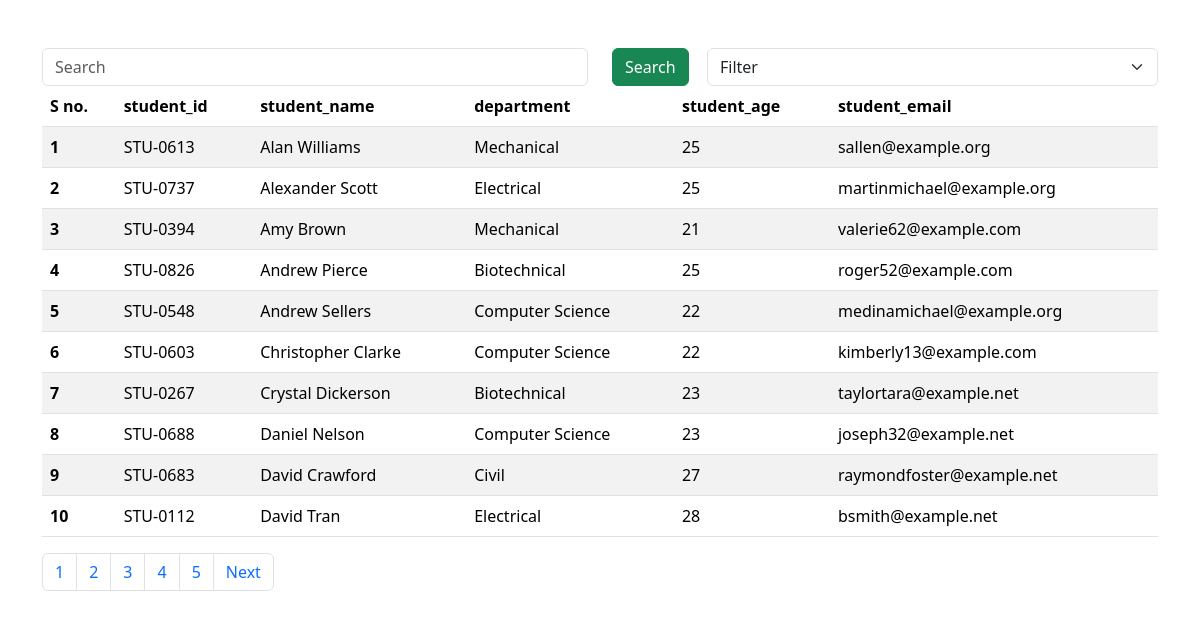
The page /students/ on the database its author committed.
### vege/models.py (models this page shows, shortened)
class Student(models.Model):
    department = models.ForeignKey(Department, related_name="depart", on_delete=models.CASCADE)
    student_id = models.OneToOneField(StudentID, related_name="studentid", on_delete=models.CASCADE)
    student_name = models.CharField(max_length=100)
    student_email = models.EmailField(unique=True)
    student_age = models.IntegerField(default = 17)
    student_address = models.TextField()
    class Meta:
        ordering = ['student_name']
        verbose_name = "student"

class StudentID(models.Model):
    student_id = models.CharField(max_length=100)
    def __str__(self) -> str:
        return self.student_id

class Department(models.Model):
    department = models.CharField(max_length=100)
    def __str__(self) -> str:
        return self.department
    class Meta:
        ordering = ['department']

### vege/views.py (the view)
# urls.py: path('students/', get_students, name = "get_students"),
def get_students(request):
    if request.GET.get('optionFilter'):
        optionFilter = request.GET.get('optionFilter')
        print(optionFilter)
    queryset = Student.objects.all()
    search = ''
    if request.GET.get('search'):
        search = request.GET.get('search')
        lookup = {f"{optionFilter}__startswith": search}
        query = Q(**lookup)
        print(query)
        queryset = queryset.filter(query)
    paginator = Paginator(queryset, 10)  # Show 10 contacts per page.
    a = math.ceil(len(queryset)/10)
    page_number = request.GET.get("page",1)
    page_obj = paginator.get_page(page_number)
    return render(request, "report/student.html", {'queryset' : page_obj, "range": range(a), "search" : search})

### vege/templates/report/student.html (shortened to what this page needs)
{% extends "base.html"%}
{% block start %}
<div class = "container mt-5">
    <form>
    <div class = "row">
        <div class = "col-md-6" >
            <input class = "form-control" value = "{{search}}" name = "search" placeholder = "Search">
        </div>
        <div class = "col-md-1">
            <button type = "submit" class = "btn btn-success">Search</button>
        </div>
        <div class = "col-md-5">
          <select class="form-select" aria-label="Default select example" name = "optionFilter">
            <option selected value="student_name">Filter</option>
          </select>
        </div>
    </div>
    </form>
    <table class="table table-striped">
        <thead>
          <tr>
            <th scope="col">S no.</th>
            <th scope="col">student_id</th>
            <th scope="col">student_name</th>
            <th scope="col">department</th>
            <th scope="col">student_age</th>
            <th scope="col">student_email</th>
          </tr>
        </thead>
        <tbody>
            {% for student in queryset %}
          <tr>
            <th scope="row">{{ queryset.start_index|add:forloop.counter0 }}</th>
            <td>{{student.student_id}}</td>
            <td>{{student.student_name}}</td>
            <td>{{student.department}}</td>
            <td>{{student.student_age}}</td>
            <td>{{student.student_email}}</td>
          {% endfor %}
        </tbody>
      </table>
    <nav aria-label="Page navigation example">
        <ul class="pagination">
        {% for i in range %}
          <li class="page-item"><a class="page-link" href="?page={{ i|add:1 }}">{{ i|add:1 }}</a></li>
        {% endfor %}
        {% if queryset.has_next %}
          <li class="page-item"><a class="page-link" href="?page={{ queryset.next_page_number }}">Next</a></li>
        {% endif %}
        </ul>
      </nav>
</div>
{% endblock %}

### home/templates/base.html (shortened to what this page needs)
<!DOCTYPE html>
<html lang="en">
<head>
    <link href="https://cdn.jsdelivr.net/npm/bootstrap@5.3.1/dist/css/bootstrap.min.css" rel="stylesheet">
</head>
<body>
    {% block start %}
    {% endblock %}
</body>
</html>

### rows shown on the page
Student: start_index|add "1", student_id "STU-0613", student_name "Alan Williams", department "Mechanical", student_age "25", student_email "sallen@example.org"
Student: start_index|add "2", student_id "STU-0737", student_name "Alexander Scott", department "Electrical", student_age "25", student_email "martinmichael@example.org"
Student: start_index|add "3", student_id "STU-0394", student_name "Amy Brown", department "Mechanical", student_age "21", student_email "valerie62@example.com"
Student: start_index|add "4", student_id "STU-0826", student_name "Andrew Pierce", department "Biotechnical", student_age "25", student_email "roger52@example.com"
Student: start_index|add "5", student_id "STU-0548", student_name "Andrew Sellers", department "Computer Science", student_age "22", student_email "medinamichael@example.org"
Student: start_index|add "6", student_id "STU-0603", student_name "Christopher Clarke", department "Computer Science", student_age "22", student_email "kimberly13@example.com"
Student: start_index|add "7", student_id "STU-0267", student_name "Crystal Dickerson", department "Biotechnical", student_age "23", student_email "taylortara@example.net"
Student: start_index|add "8", student_id "STU-0688", student_name "Daniel Nelson", department "Computer Science", student_age "23", student_email "joseph32@example.net"
Student: start_index|add "9", student_id "STU-0683", student_name "David Crawford", department "Civil", student_age "27", student_email "raymondfoster@example.net"
Student: start_index|add "10", student_id "STU-0112", student_name "David Tran", department "Electrical", student_age "28", student_email "bsmith@example.net"

### other values the page prints
{{ i|add:1 }} "1" "2" "3" "4" "5"
